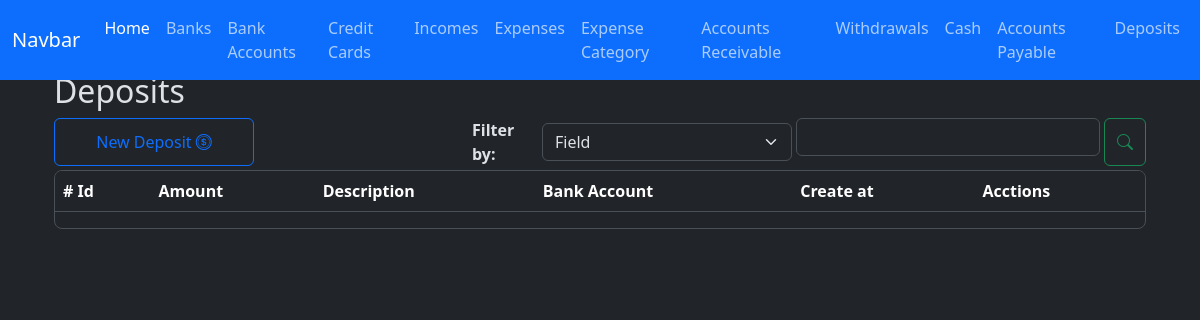
Page /deposits/index on the earlier database version.
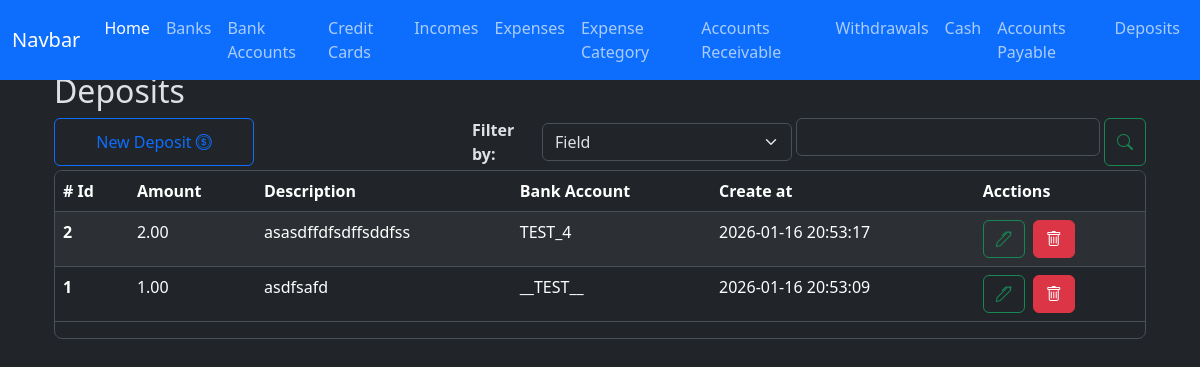
Same page on the later database version.
### app/models/deposit.py (models this page shows, shortened)
class Deposit(db.Model):
    __tablename__ = 'deposits'
    id = db.Column(db.Integer, primary_key=True)
    amount = db.Column(db.Numeric(10,2), nullable=False, default=0.00)
    description = db.Column(db.String(255))
    code = db.Column(db.String(50), nullable=False)
    bank_account_id = db.Column(db.Integer, db.ForeignKey('bank_accounts.id'))
    created_at = db.Column(db.DateTime(timezone=True), server_default=func.now())
    updated_at = db.Column(db.DateTime(timezone=True), onupdate=func.now())
    bank_account = relationship('BankAccount', back_populates='deposits')

### app/models/bank_account.py (models this page shows)
class BankAccount(db.Model):
    __tablename__ = 'bank_accounts'
    id = db.Column(db.Integer, primary_key=True)
    nick_name = db.Column(db.String(120))
    amount_available = db.Column(db.Numeric(10, 2), nullable=False)
    is_active = db.Column(db.Boolean, default=True)
    account_number = db.Column(db.Integer, nullable=True)
    bank_id = db.Column(db.Integer, db.ForeignKey('banks.id'))
    created_at = db.Column(db.DateTime(timezone=True), server_default=func.now())
    updated_at = db.Column(db.DateTime(timezone=True), onupdate=func.now())
    bank = relationship('Bank', back_populates='bank_accounts')
    expenses = relationship('Expense', back_populates='bank_account', order_by='desc(Expense.created_at)')
    incomes = relationship('Income', back_populates='bank_account', order_by='desc(Income.created_at)')
    credit_card_payments = relationship('CreditCardPayment', back_populates='bank_account', order_by='desc(CreditCardPayment.created_at)')
    withdrawals = relationship('Withdrawal', back_populates='bank_account', order_by='desc(Withdrawal.created_at)')
    loans = relationship('Loan', back_populates='bank_account', order_by='desc(Loan.created_at)')
    loan_payments = relationship('LoanPayment', back_populates='bank_account', order_by='desc(LoanPayment.created_at)')
    debts = relationship('Debt', back_populates='bank_account', order_by='desc(Debt.created_at)')
    debt_payments = relationship('DebtPayment', back_populates='bank_account', order_by='desc(DebtPayment.created_at)')
    transaction_ledger = relationship('BankAccountTransactionsLedger', back_populates='bank_account')
    deposits = relationship('Deposit', back_populates='bank_account', order_by='desc(Deposit.created_at)')
    outgoing_transfers = relationship('BankTransfer', foreign_keys='BankTransfer.from_bank_account_id', back_populates='from_bank_account', order_by='desc(BankTransfer.created_at)')
    incoming_transfers = relationship('BankTransfer', foreign_keys='BankTransfer.to_bank_account_id', back_populates='to_bank_account', order_by='desc(BankTransfer.created_at)')

### app/routes/deposit_routes.py (the view)
@deposit_bp.route('/index')
def index():
    deposits = Deposit.query.order_by(Deposit.created_at.desc()).all()
    bank_accounts = BankAccount.query.all()
    context = {
        'deposits': deposits,
        'bank_accounts': bank_accounts,
        'format_amount': format_amount,
        'total_amount': total_amount,
    }
    return render_template('deposits/index.html', **context)

### app/utils/numeric_casting.py (called while the page is built)
def format_amount(value):
    try:
        return f'{value:,.2f}';
    except Exception as e:
        return None

### app/templates/deposits/index.html (shortened to what this page needs)
{% extends 'layout.html' %}
{% block content %}
    <div class=" w-100">
        <h2>Deposits</h2>
        <div class="d-flex justify-content-start gap-1 flex-wrap flex-md-nowrap mt-2">
            <button
                type="button"
                id="btn-create-expense-id"
                class="btn btn-outline-primary me-auto me-md-auto w-100 w-md-auto"
                style="max-width: 200px;"
                data-bs-toggle="modal"
                data-bs-target="#create-deposit-model"
            >New Deposit <i class="bi bi-coin"></i>
            </button>
            <div class="d-flex gap-1 w-100 align-items-center" style="max-width: 320px;">
                <div class="w-md-auto mt-md-0">
                    <label for="" class="fs-6 fw-bold">Filter by: </label>
                </div>
                <div class="w-100 w-md-auto mt-md-0" style="max-width: 250px;">
                    <select class="form-select" id="select-filter-type-id">
                        <option value="field">Field</option>
                    </select>
                </div>
            </div>
            <div class="d-flex gap-1 w-100" style="max-width: 350px;">
                <div class="w-100 w-md-auto mt-md-0">
                    <input type="text" class="form-control" id="filter-input-id">
                </div>
                <button type="button" class="btn btn-outline-success" id="btn-search-id"><i class="bi bi-search"></i></button>
            </div>
        </div>
        <div class="table-responsive overflow-y-auto border rounded-3 mt-1" style="max-height: 457px;">
            <table class="table table-striped  table-hover">
                <thead class="sticky-top">
                    <tr>
                    <th scope="col"># Id</th>
                    <th scope="col">Amount</th>
                    <th scope="col">Description</th>
                    <th scope="col">Bank Account</th>
                    <th scope="col">Create at</th>
                    <th scope="col">Acctions</th>
                    </tr>
                </thead>
                <tbody  id="withdrawals-table-body-id">
                  {% for deposit in deposits %}
                    <tr>
                        <th scope="row">{{ deposit.id }}</th>
                        <td>{{ format_amount(deposit.amount) }}</td>
                        <td>{{ deposit.description if deposit.description else '-'}}</td>
                        <td>{{ deposit.bank_account.nick_name }}</td>
                        <td>{{ deposit.created_at }}</td>
                        <td>
                            <div class="d-flex gap-2">
                                <button
                                    type="button"
                                    class="btn btn-outline-success"
                                    data-bs-toggle="modal"
                                    data-bs-target="#edit-deposit-modal"
                                    data-deposit-id="{{ deposit.id }}"
                                    data-description="{{ deposit.description }}"
                                    data-amount="{{ deposit.amount }}"
                                    data-bank-account-id="{{ deposit.bank_account_id }}"
                                >
                                <i class="bi bi-pen"></i>
                                </button>
                                <a href="{{ url_for('deposit.delete', id=deposit.id) }}" class="btn btn-danger"><i class="bi bi-trash"></i></a>
                            </div>
                        </td>
                    </tr>
                  {% endfor %}
                </tbody>
            </table>
        </div>
    </div>
<link href="https://cdn.jsdelivr.net/npm/@sweetalert2/theme-dark@5/dark.css" rel="stylesheet">
<link rel="stylesheet" href="https://cdn.jsdelivr.net/npm/flatpickr/dist/flatpickr.min.css">
{% endblock %}

Differences in the rows shown:
added Deposit: id "2", amount "2.00", description "asasdffdfsdffsddfss", bank_account.nick_name "TEST_4", created_at "2026-01-16 20:53:17"
added Deposit: id "1", amount "1.00", description "asdfsafd", bank_account.nick_name "__TEST__", created_at "2026-01-16 20:53:09"
